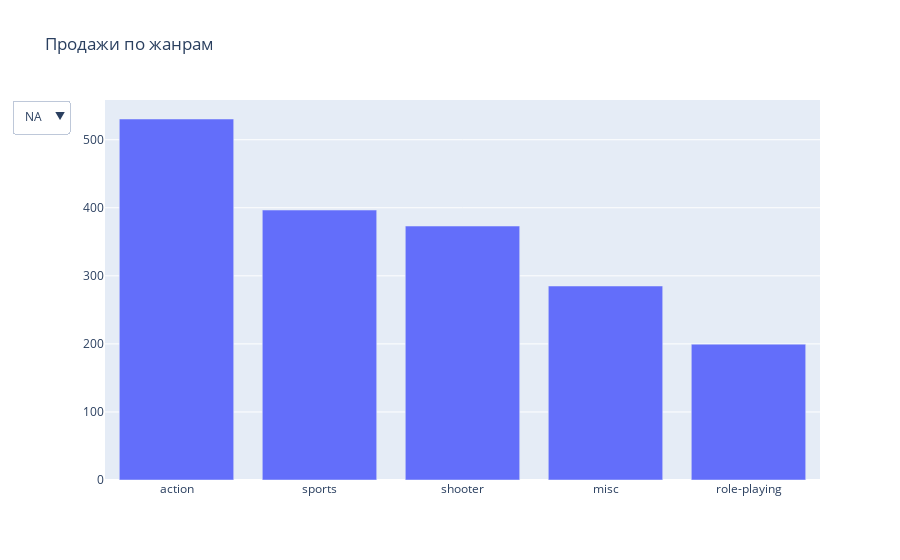

The notebook cell this image was saved under:
### Markdown cell above
В наборе данных присутствует информация о продажах игр в нескольких регионах: NA (Северная Америка), EU(Европа) и JP(Япония). Для каждого из регионов определим самые популярные платформы, жанры и влияние рейтинга ESRB на продажи.

### Code cell
traces = []
for region in ["NA_sales", "EU_sales", "JP_sales"]:
    for_plot = pd.DataFrame(games.groupby('Genre')[region].sum().sort_values(ascending=False)[:5]).reset_index()
    traces.append(
            go.Bar(
                x=for_plot['Genre'], 
                y=for_plot[region],
                name = i, 
                visible = (region == 'NA_sales')))

    
layout = go.Layout(
    title="Продажи по жанрам",
    updatemenus=list([
        dict(
            x=-0.05,
            y=1,
            yanchor='top',
            buttons=list([
                dict(
                    args=['visible', [True] + [False]*3],
                    label='NA',
                    method='restyle'
                ),
                dict(
                    args=['visible', [False] + [True] + [False]*2],
                    label='EU',
                    method='restyle'
                ),
                dict(
                    args=['visible', [False]*2 + [True] + [False]],
                    label='JP',
                    method='restyle'
                )
            ]),
        )
    ]),
)

fig = {'data': traces, 'layout': layout}
iplot(fig, show_link=False)

### Figure 1 — Plotly figure (JSON) as saved in the notebook; plotly's stock layout.template omitted (floating-point values rounded to 4 significant figures)
{"data": [{"name": "2", "type": "bar", "visible": true, "x": ["action", "sports", "shooter", "misc", "role-playing"], "y": [530.4, 396.6, 373.1, 285.1, 199.6]}, {"name": "2", "type": "bar", "visible": false, "x": ["action", "sports", "shooter", "misc", "racing"], "y": [350.7, 251.6, 238.9, 146.9, 113.4]}, {"name": "2", "type": "bar", "visible": false, "x": ["role-playing", "action", "misc", "sports", "platform"], "y": [170.4, 102.1, 64.53, 48.97, 35.2]}], "layout": {"title": {"text": "Продажи по жанрам"}, "updatemenus": [{"buttons": [{"args": ["visible", [true, false, false, false]], "label": "NA", "method": "restyle"}, {"args": ["visible", [false, true, false, false]], "label": "EU", "method": "restyle"}, {"args": ["visible", [false, false, true, false]], "label": "JP", "method": "restyle"}], "x": -0.05, "y": 1, "yanchor": "top"}]}}
